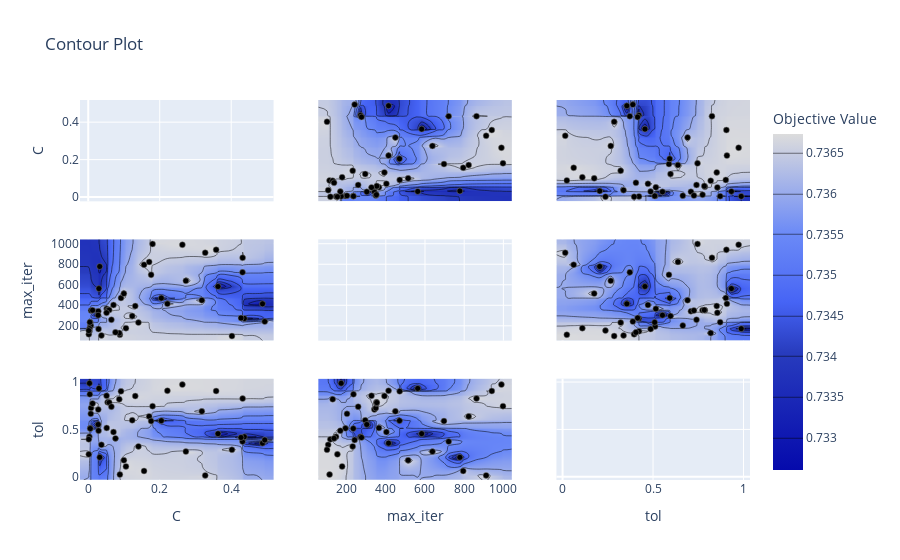

The notebook cell saved with this chart:
### Code cell
###################################################################################################
# Select parameters to visualize.
plot_contour(study, params=['max_iter', 'C','tol'])
